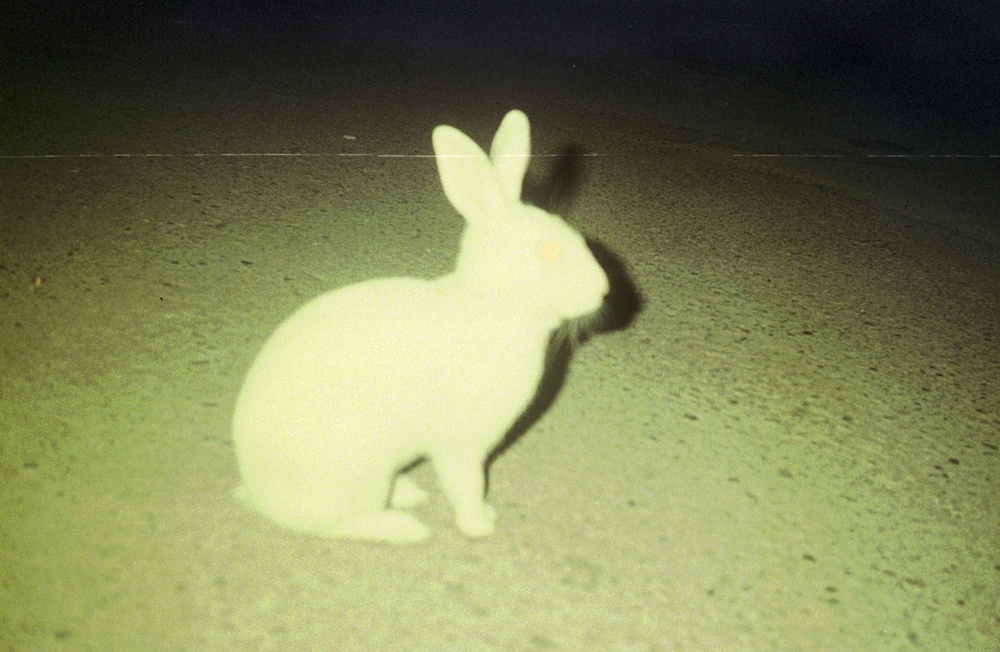
#> input picture images/photo.jpg, 1000 x 652 px, shrunk from 1821 x 1187 before the run, found by its file name
$ python edges.py
#> lines starting #> are read from the running program, lines starting #| are printed output that depends on the picture
"""
edges.py — Detect edges in an image using gradients.

An edge = a place where pixel values change sharply.
We compute the gradient (difference) between neighboring pixels.
"""

import numpy as np
from PIL import Image
from pathlib import Path

# ---------- Configuration ----------
INPUT_FILE = Path("images/photo.jpg")
OUTPUT_DIR = Path("output")


def load_image(path: Path) -> np.ndarray:
    return np.array(Image.open(path))
#> returned value is the input picture: shape (652, 1000, 3); mean R, G, B 125, 129.5, 87.5
#| Shape:   (652, 1000, 3)


def save_image(arr: np.ndarray, path: Path) -> None:
    Image.fromarray(arr).save(path)


def to_grayscale(arr: np.ndarray) -> np.ndarray:
    """Convert RGB to grayscale using luminance weights."""
    # These weights match how human eyes perceive brightness
    r, g, b = arr[:, :, 0], arr[:, :, 1], arr[:, :, 2]
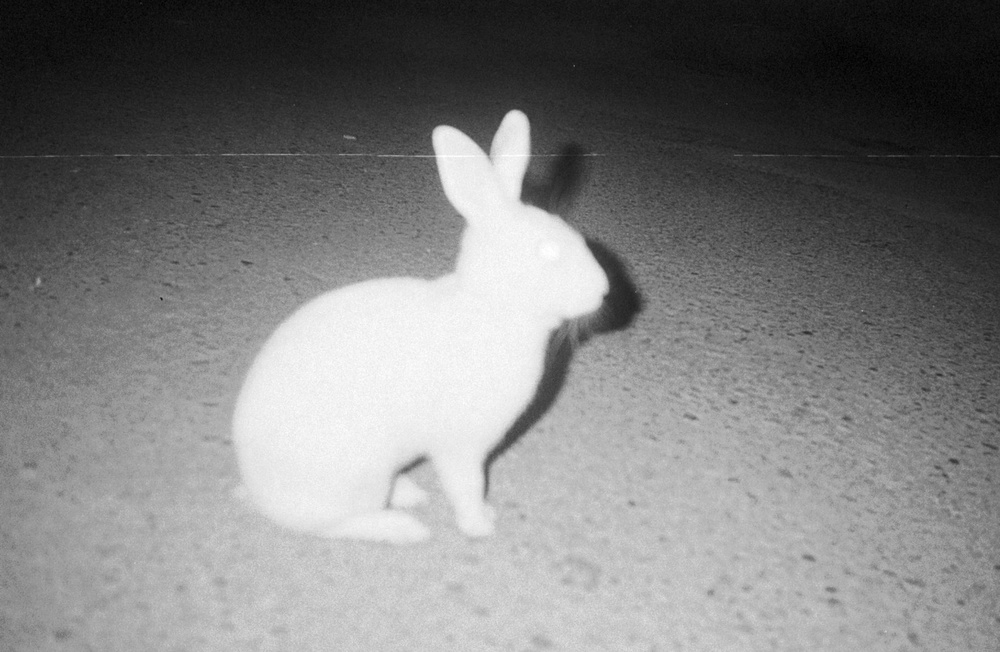
#> r: shape (652, 1000); min 0, max 255, mean 125
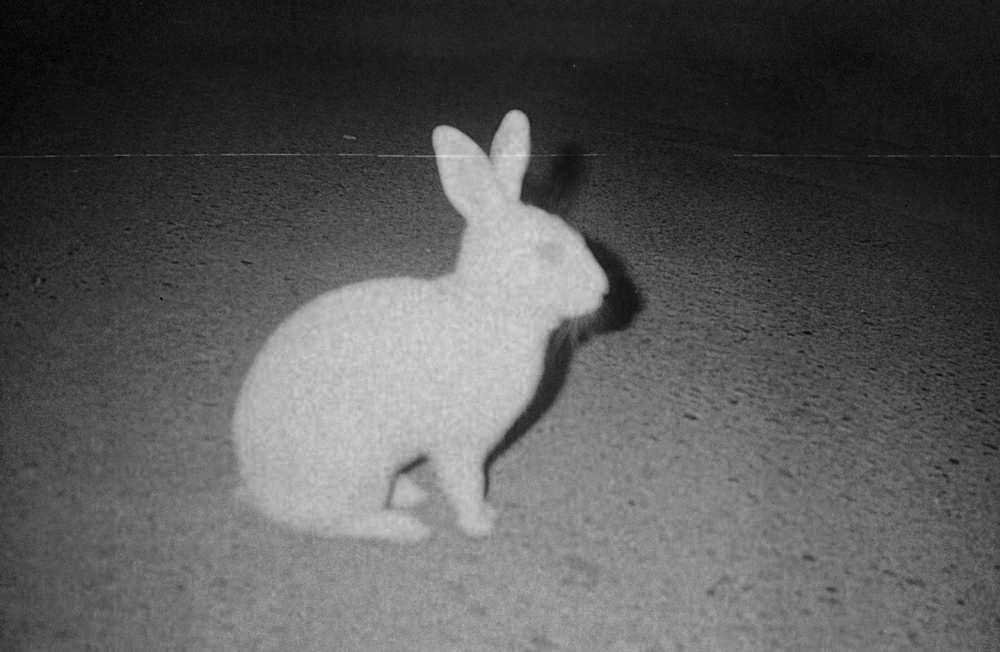
#> b: shape (652, 1000); min 0, max 224, mean 87.5
    gray = 0.299 * r + 0.587 * g + 0.114 * b
    return gray.astype(np.uint8)
#> returned value: shape (652, 1000)


def detect_edges(gray: np.ndarray) -> np.ndarray:
    """Find edges by computing gradients in x and y directions."""
    # Convert to int16 so differences don't wrap around
    g = gray.astype(np.int16)

    # Gradient in X direction: difference between right and left neighbor
    grad_x = np.zeros_like(g)
    grad_x[:, 1:-1] = g[:, 2:] - g[:, :-2]
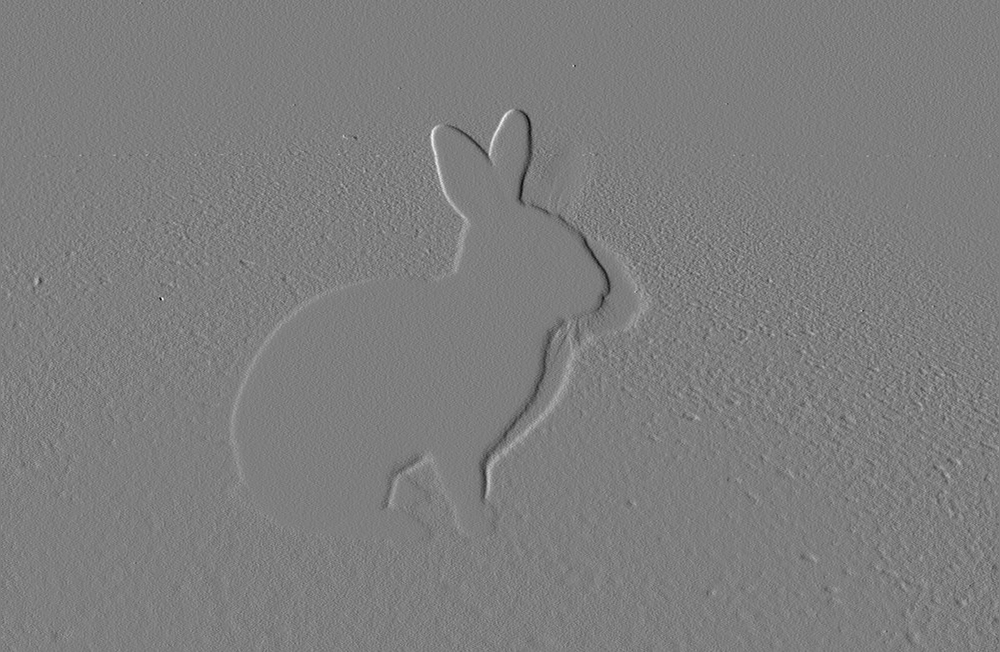
#> grad_x: shape (652, 1000) int16; min -110, max 112, mean 0; drawn with min black and max white

    # Gradient in Y direction: difference between bottom and top neighbor
    grad_y = np.zeros_like(g)
    grad_y[1:-1, :] = g[2:, :] - g[:-2, :]
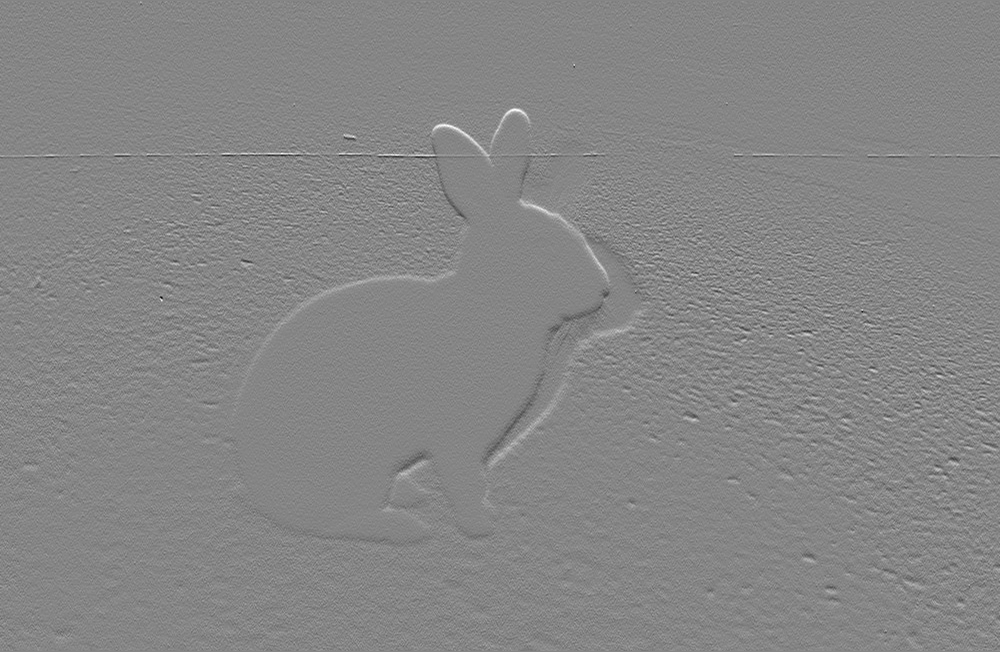
#> grad_y: shape (652, 1000) int16; min -120, max 109, mean 0.5; drawn with min black and max white

    # Combine: magnitude of the gradient vector
    magnitude = np.sqrt(grad_x ** 2 + grad_y ** 2)
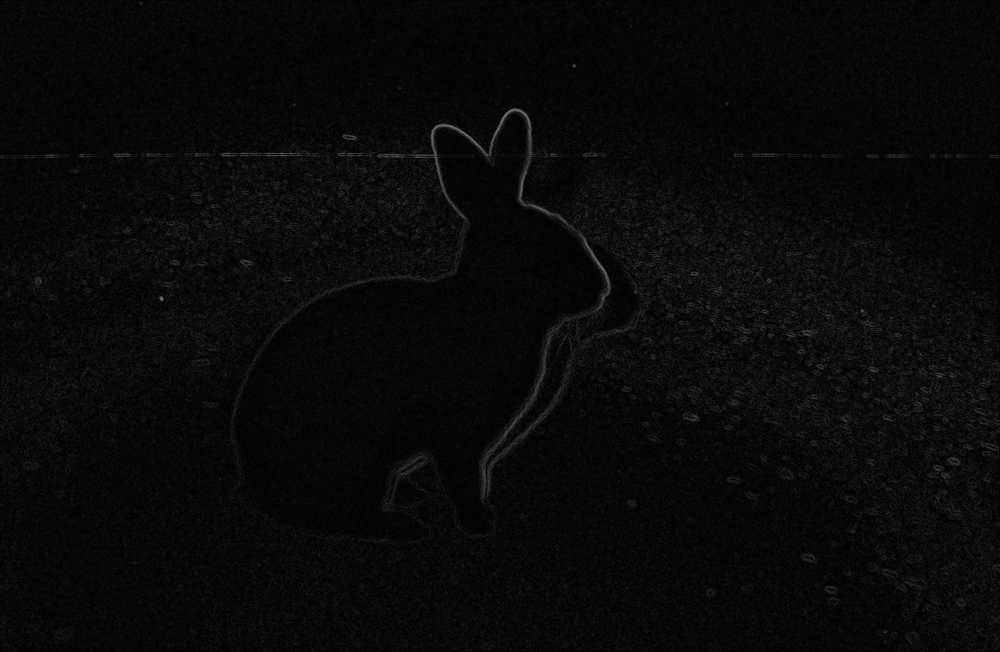
#> magnitude: shape (652, 1000) float32; min 0, max 129, mean 9.3

    # Scale to 0–255 for display
    magnitude = np.clip(magnitude, 0, 255).astype(np.uint8)
    return magnitude


def detect_edges_simple(gray: np.ndarray) -> np.ndarray:
    """Simpler version: horizontal + vertical differences only."""
    g = gray.astype(np.int16)
    grad_x = np.abs(np.diff(g, axis=1, prepend=g[:, :1]))
    grad_y = np.abs(np.diff(g, axis=0, prepend=g[:1, :]))
    combined = np.clip(grad_x + grad_y, 0, 255).astype(np.uint8)
    return combined


if __name__ == "__main__":
    OUTPUT_DIR.mkdir(exist_ok=True)

    print(f"Loading: {INPUT_FILE}")
    original = load_image(INPUT_FILE)
    print(f"Shape:   {original.shape}")

    print("\nConverting to grayscale ...")
    gray = to_grayscale(original)
    save_image(gray, OUTPUT_DIR / "grayscale.jpg")
    print(f"Saved:   output/grayscale.jpg")

    print("\nDetecting edges (gradient method) ...")
    edges = detect_edges(gray)
    save_image(edges, OUTPUT_DIR / "edges.jpg")
    print(f"Saved:   output/edges.jpg")

    print("\nDetecting edges (simple method) ...")
    edges_simple = detect_edges_simple(gray)
    save_image(edges_simple, OUTPUT_DIR / "edges_simple.jpg")
    print(f"Saved:   output/edges_simple.jpg")

    print("\n✅ Done! Compare the two edge images.")
